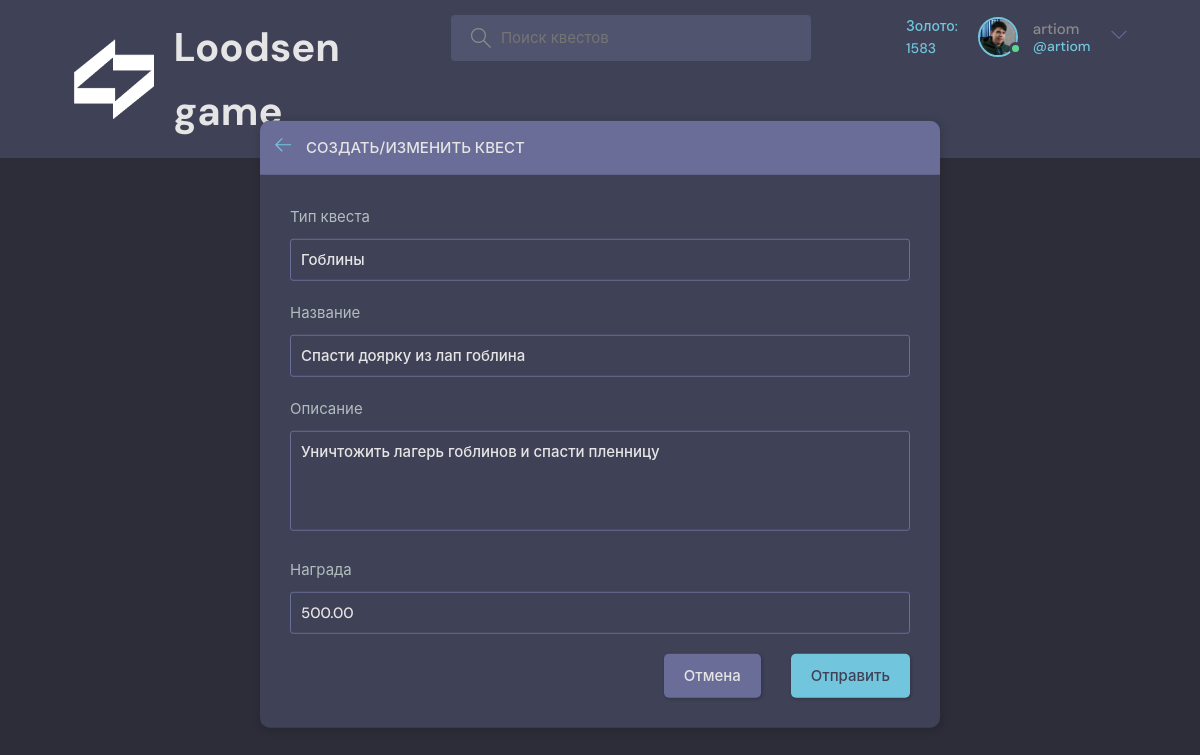
The page /update-job/27/ (signed in) on the database its author committed.
### base/models.py (models this page shows, shortened)
class User(AbstractUser):
    name = models.CharField(max_length=200, null=True)
    email = models.EmailField(unique=True)
    bio = models.TextField(null=True)
    avatar = models.ImageField(null=True, default='avatar.svg')
    balance = models.DecimalField(max_digits=20, decimal_places=2, null=False, default=0)
    USERNAME_FIELD = 'email'
    REQUIRED_FIELDS = []

class Job(models.Model):
    name = models.CharField(max_length=200)
    description = models.TextField(null=True, blank=True)
    cost = models.DecimalField(max_digits=20, decimal_places=2, null=False)
    created = models.DateTimeField(auto_now_add=True)
    updated = models.DateTimeField(auto_now=True)
    topic = models.ForeignKey(Topic, on_delete=models.SET_NULL, null=True)
    status = models.ForeignKey(JobStatus, on_delete=models.SET_NULL, null=True)
    class Meta:
        ordering = ['-updated', '-created']

class Topic(models.Model):
    name = models.CharField(max_length=200)

### base/views.py (the view, shortened to what this page needs)
# urls.py: path('update-job/<str:pk>/', views.updateJob, name="update-job"),
@login_required(login_url='login')
def updateJob(request, pk):
    job = Job.objects.get(id=pk)
    form = JobForm(instance=job)
    topics = Topic.objects.all()
    customer_id = Match.objects.filter(job=job, type=MatchType.objects.get_or_create(name='Customer')[0]).values('user')
    job_customer = User.objects.filter(id=customer_id[0]['user'])[0]
    if request.user != job_customer:
        return HttpResponse('Your are not allowed here!!')
    context = {'form': form, 'topics': topics, 'job': job}
    context.update(get_user_context(request.user))
    return render(request, 'base/job_form.html', context)

### base/forms.py
class JobForm(ModelForm):
    class Meta:
        model = Job
        fields = ['name', 'description', 'topic', 'cost']
        exclude = []
        widgets = {
            'cost' : forms.TextInput(attrs = {'placeholder': '1000 золотых'}),
        }

### base/views.py (called while the page is built)
def get_user_context(user):
    if not user.is_authenticated:
        return {}
    transactions = user.transaction_set.all()
    balance = sum([x.amount if x.addition == 1 else -x.amount for x in transactions])
    context = {
        'balance': int(balance)
    }
    return context

### base/templates/base/job_form.html (shortened to what this page needs)
{% extends 'main.html' %}
{% block content %}
<main class="create-job layout">
  <div class="container">
    <div class="layout__box">
      <div class="layout__boxHeader">
        <div class="layout__boxTitle">
          <a href="{{request.META.HTTP_REFERER}}">
            <svg version="1.1" xmlns="http://www.w3.org/2000/svg" width="32" height="32" viewBox="0 0 32 32">
              <title>назад</title>
              <path
                d="M13.723 2.286l-13.723 13.714 13.719 13.714 1.616-1.611-10.96-10.96h27.625v-2.286h-27.625l10.965-10.965-1.616-1.607z">
              </path>
            </svg>
          </a>
          <h3>Создать/изменить квест</h3>
        </div>
      </div>
      <div class="layout__body">
        <form class="form" action="" method="POST">
          <div class="form__group">
            <label for="job_topic">Тип квеста</label>
            <input required type="text" value="{{job.topic.name}}" name="topic" list="topic-list" />
          </div>
          <div class="form__group">
            <label for="job_name">Название</label>
            {{form.name}}
          </div>
          <div class="form__group">
            <label for="job_description">Описание</label>
            {{form.description}}
          </div>
          <div class="form__group">
            <label for="job_cost">Награда</label>
            {{form.cost}}
          </div>
          <div class="form__action">
            <a class="btn btn--dark" href="{{request.META.HTTP_REFERER}}">Отмена</a>
            <button class="btn btn--main" type="submit">Отправить</button>
          </div>
        </form>
      </div>
    </div>
  </div>
</main>
{% endblock content %}

### templates/navbar.html (shortened to what this page needs)
{% load static %}
<header class="header header--loggedIn">
    <div class="container">
        <a href="{% url 'home' %}" class="header__logo">
            <img src="{% static 'images/logo.avif' %}" />
            <h1>Loodsen game</h1>
        </a>
        <form class="header__search" method="GET" action="{% url 'home' %}">
            <label>
                <input name="q" placeholder="Поиск квестов" />
            </label>
        </form>
        <nav class="header__menu">
            {% if request.user.is_authenticated %}
            <div class="header__user">
                <div class="header__user__balance">
                    <a href="{% url 'user-balance' user.id %}"><span>Золото: {{balance}}</span></a>
                </div>
                <a href="{% url 'user-profile' user.id %}">
                    <div class="avatar avatar--medium active">
                        <img src="{{request.user.avatar.url}}" />
                    </div>
                    <p>{{request.user.username}} <span>@{{request.user.username}}</span></p>
                </a>
                <button class="dropdown-button">
                    <svg version="1.1" xmlns="http://www.w3.org/2000/svg" width="32" height="32" viewBox="0 0 32 32">
                        <title>chevron-down</title>
                        <path d="M16 21l-13-13h-3l16 16 16-16h-3l-13 13z"></path>
                    </svg>
                </button>
            </div>
            {% else %}
            <a href="{% url 'login' %}">
                <img src="{% static 'images/avatar.svg' %}" />
                <p>Вход</p>
            </a>
            {% endif %}
        </nav>
    </div>
</header>

### rows shown on the page
User: user.avatar (picture), user.username "artiom"
Job: topic "Гоблины", name "Спасти доярку из лап гоблина", description "Уничтожить лагерь гоблинов и спасти пленницу", cost "500.00"

### other values the page prints
{{ balance }} "1583"
